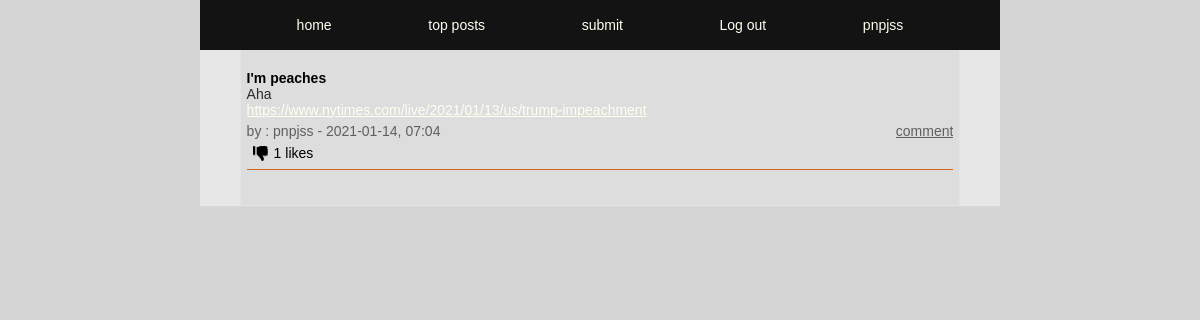
The app's page /index.php (signed in), older data.
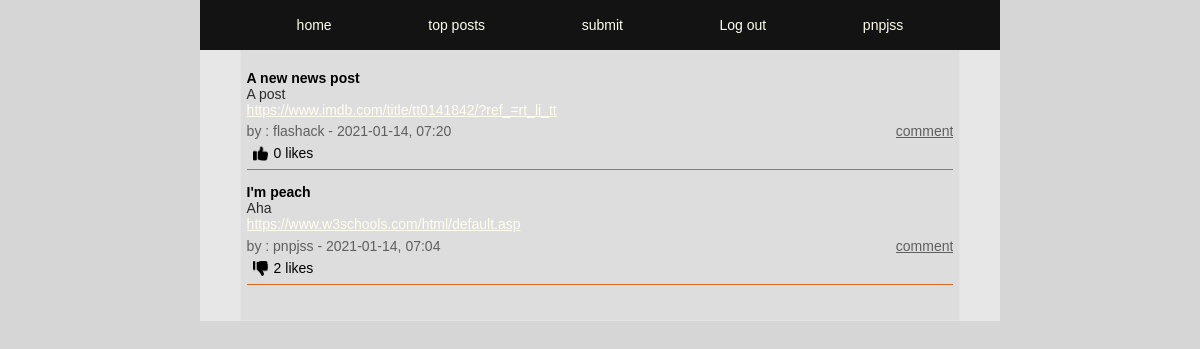
The same page, newer data.
### tables this page shows
CREATE TABLE posts (
id INTEGER PRIMARY KEY AUTOINCREMENT,
title TEXT,
user_id INTEGER,
url TEXT,
description TEXT,
post_date DATETIME);

CREATE TABLE users (
id INTEGER PRIMARY KEY AUTOINCREMENT,
username TEXT NOT NULL UNIQUE,
email TEXT NOT NULL UNIQUE,
firstname TEXT NOT NULL,
lastname TEXT NOT NULL,
passwd TEXT NOT NULL, 
biography TEXT, 
avatar TEXT);

### app/functions.php (called while the page is built, shortened)
<?php
function getLikes($pdo, $postId)
{
    $query = "SELECT COUNT(*) FROM upvotes WHERE post_id = :post_id";
    $statement = $pdo->prepare($query);
    $statement->bindParam(':post_id', $postId, PDO::PARAM_STR);
    $statement->execute();
    $likeCount = $statement->fetch(PDO::FETCH_ASSOC);
    return $likeCount;
}
function likeCheck($pdo, $likePostId, $userId)
{
    $query = "SELECT COUNT(*) FROM upvotes WHERE post_id = :post_id AND user_id = :user_id";
    $statement = $pdo->prepare($query);
    $statement->bindParam(':post_id', $likePostId, PDO::PARAM_STR);
    $statement->bindParam(':user_id', $userId, PDO::PARAM_STR);
    $statement->execute();
    $likeCheck = $statement->fetch(PDO::FETCH_ASSOC);
    if ($likeCheck['COUNT(*)'] > 0) {
        $likeCheck = $likeCheck['COUNT(*)'];
        return $likeCheck;
    }
}

### index.php (the view, shortened to what this page needs)
<?php
require __DIR__ . ('/app/views/header.php');
require __DIR__ . ('/app/autoload.php');
require __DIR__ . ('/app/views/nav.php');
if (isset($_GET['top-posts'])) {
    $posts = getMostLiked($pdo);
} else {
    $statement = $pdo->query('SELECT posts.*, users.username FROM users INNER JOIN posts ON posts.user_id = users.id ORDER BY post_date DESC');
    $posts = $statement->fetchAll(PDO::FETCH_ASSOC);
}
if (isset($_SESSION['user'])) {
    $userId = $_SESSION['user']['id'];
}
?>
<main>
    <section>
        <article class="index-container">
            <?php foreach ($posts as $post) : ?>
                <?php $postId = $post['id']; ?>
                <?php $likeCount = getLikes($pdo, $postId); ?>
                <?php if (isset($userId)) : ?>
                    <?php $likeCheck = likeCheck($pdo, $postId, $userId); ?>
                <?php endif; ?>
                <div class="index-title">
                    <h4> <?= $post['title']; ?> </h4>
                </div>
                <div class="index-description">
                    <p><?= $post['description'] ?></p>
                </div>
                <div class="index-url">
                    <a href="<?= $post['url']; ?>"><?= $post['url']; ?></a>
                </div>
                <div class="index-poster-info">
                    <p><?= "by : " . $post['username'] . " - " . $post['post_date']; ?></p>
                    <a href="comments.php?id=<?= $post['id'] ?>&title=<?= $post['title'] ?>">comment</a>
                </div>
                <div class="index-poster-likes">
                    <?php if (isset($_SESSION['user'])) : ?>
                        <?php if (isset($likeCheck)) : ?>
                            <form action="/app/posts/dislike.php" method="post">
                                <button type="submit"><img src="/app/images/dislike.png" height="15px" width="15px" alt=""></button>
                            </form>
                        <?php elseif (!$likeCheck) : ?>
                            <form action="/app/posts/like.php" method="post">
                                <button type="submit"><img src="/app/images/likes.png" height=15px width="15px" alt=""></button>
                            </form>
                        <?php endif; ?>
                    <?php endif; ?>
                    <?= $likeCount['COUNT(*)'] . ' likes ' ?>
                </div>
            <?php endforeach; ?>
        </article>
    </section>
</main>
<?php require __DIR__ . ('/app/views/nav.php'); ?>

### app/views/header.php (shortened to what this page needs)
<!DOCTYPE html>
<html lang="en">
<head>
    <link rel="stylesheet" href="/app/assets/style.css">
    <link rel="stylesheet" href="/app/assets/login.css">
    <link rel="stylesheet" href="/app/assets/settings.css">
    <link rel="stylesheet" href="/app/assets/index.css">
    <link rel="stylesheet" href="/app/assets/comments.css">
    <link rel="stylesheet" href="/app/assets/comment-edit.css">
    <link rel="stylesheet" href="/app/assets/submit.css">
    <link rel="stylesheet" href="/app/assets/register.css">
    <link rel="stylesheet" href="/app/assets/nav.css">
    <link rel="stylesheet" href="/app/assets/update.css">
</head>
<body>

### app/views/nav.php (shortened to what this page needs)
<nav>
    <ul>
        <li><a href="/../../index.php?latest">home</a></li>
        <li><a href="/../../index.php?top-posts">top posts</a></li>
        <li><a href="/../../submit.php">submit</a></li>
        <?php if (isset($_SESSION['user'])) : ?>
            <li><a href="/app/users/logout.php"> Log out</a> </li>
        <?php endif; ?>
        <?php if (isset($_SESSION['user'])) : ?>
            <li><a href="<?= '/../../settings.php?user=' . $_SESSION['user']['username'];  ?>"><?= $_SESSION['user']['username'] ?></a></li>
        <?php endif; ?>
    </ul>
</nav>

### app/assets/style.css (style rules this page uses)
* { box-sizing: border-box; margin: 0; font-family: Verdana, Geneva, Tahoma, sans-serif, Arial, Teko-regular; font-size: 14px; }
body { width: 100%; display: flex; justify-content: center; min-height: 100vh; width: 100%; position: absolute; margin-left: auto; margin-right: auto; background-color: rgb(214, 214, 214); }
a { color :ivory; }
main { display: flex; justify-content: center; height: 100%; width: 100%; background-color: #4e463a; max-width: 800px; }
section { display: flex; justify-content: center; width: 100% ; max-width: 800px; min-height:100% ; margin-top: 50px; background-color: rgb(231, 231, 231); flex-wrap: wrap; }

### app/assets/index.css (style rules this page uses)
.index-container { display: flex; width: 90%; height:auto; flex-wrap: wrap; background-color: rgb(221, 221, 221); border: 1px solid rgb(228, 228, 228); border-top: none; padding: 0.4rem ; padding-bottom: 2.5rem; }
.index-title { height : auto; width: 100%; margin-top: 1rem; }
.index-description { height : auto; word-break: break-all; width:90%; font-size: 16px; color: rgb(43, 43, 43); }
.index-url { width: 80%; overflow: hidden; text-overflow: ellipsis; white-space: nowrap; }
.index-poster-info { padding:0.4rem 0 0.4rem; display: flex; justify-content: space-between; height: auto; width: 100%; font-size: 14px; color: rgb(95, 95, 95); }
.index-poster-info a { color: rgb(95, 95, 95); overflow: hidden; text-overflow: ellipsis; white-space: nowrap; }
.index-poster-likes { display: flex; justify-content: flex-start; width: 100%; background-color: rgb(221, 221, 221); border: none; border-bottom: solid 1px chocolate; }
.index-poster-likes button { border: none; background-color: rgb(221, 221, 221); padding-bottom: 0.4rem; }

### app/assets/nav.css (style rules this page uses)
nav { display: flex; justify-content: space-evenly; align-items: center; background-color:#131313; color: ivory; width:100%; height: 50px; position: fixed; max-width: 800px; }
ul { display: flex; justify-content:space-evenly ; align-items: center; width: 100%; padding: 0; list-style: none; position: absolute; }
li { display: inline-block; cursor: pointer; }
nav a { text-decoration: none; }

Row changes from the older to the newer data that the page shows:
added posts: title "A new news post", description "A post", url "https://www.imdb.com/title/tt0141842/?ref_=rt_li_tt", user.username "flashack", post_date "2021-01-14, 07:20", COUNT "0"
changed posts "Aha": title "I'm peaches" → "I'm peach"; url "https://www.nytimes.com/live/2021/01/13/us/trump-impeachment" → "https://www.w3schools.com/html/default.asp"; COUNT "1" → "2"
